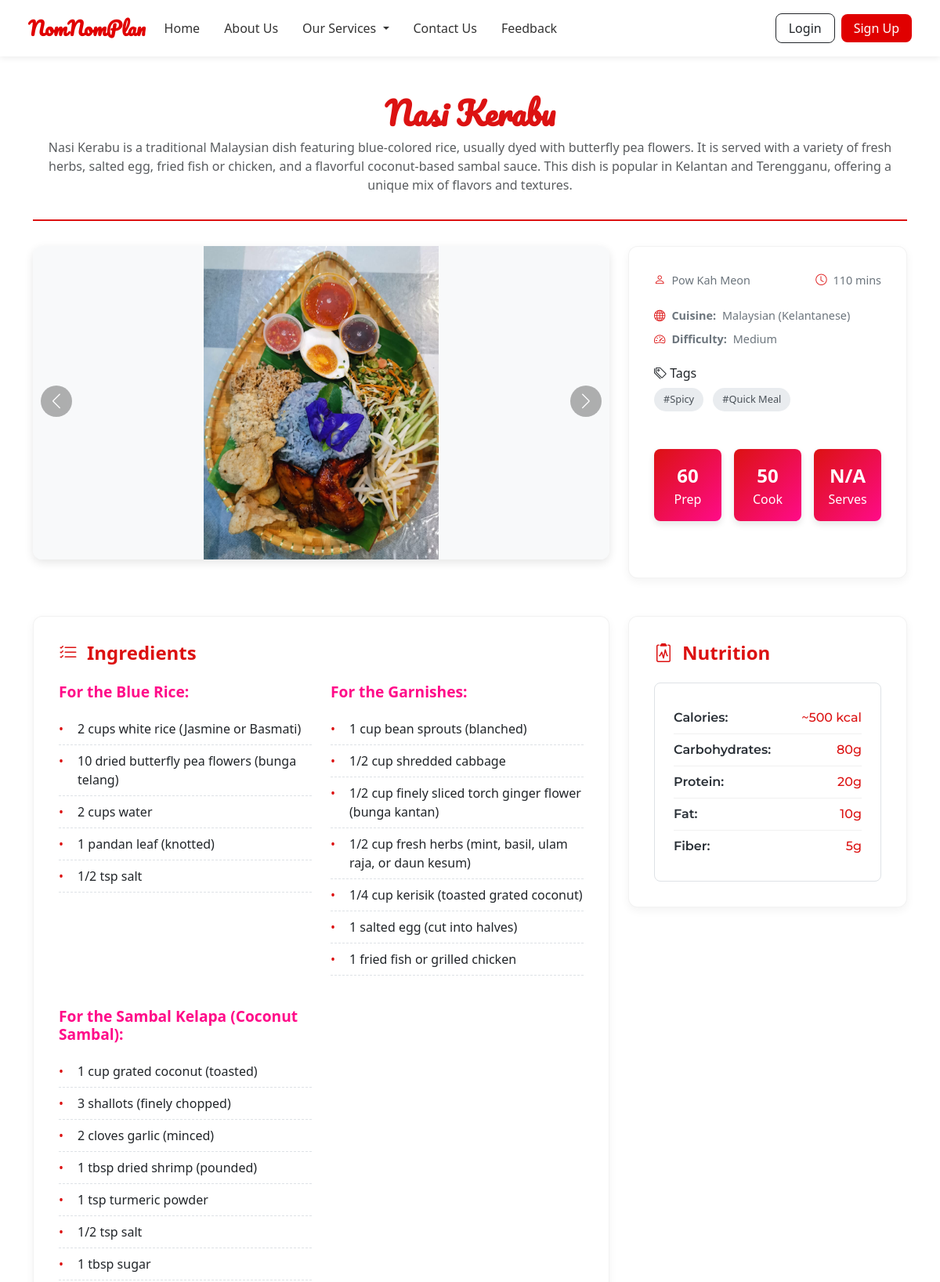
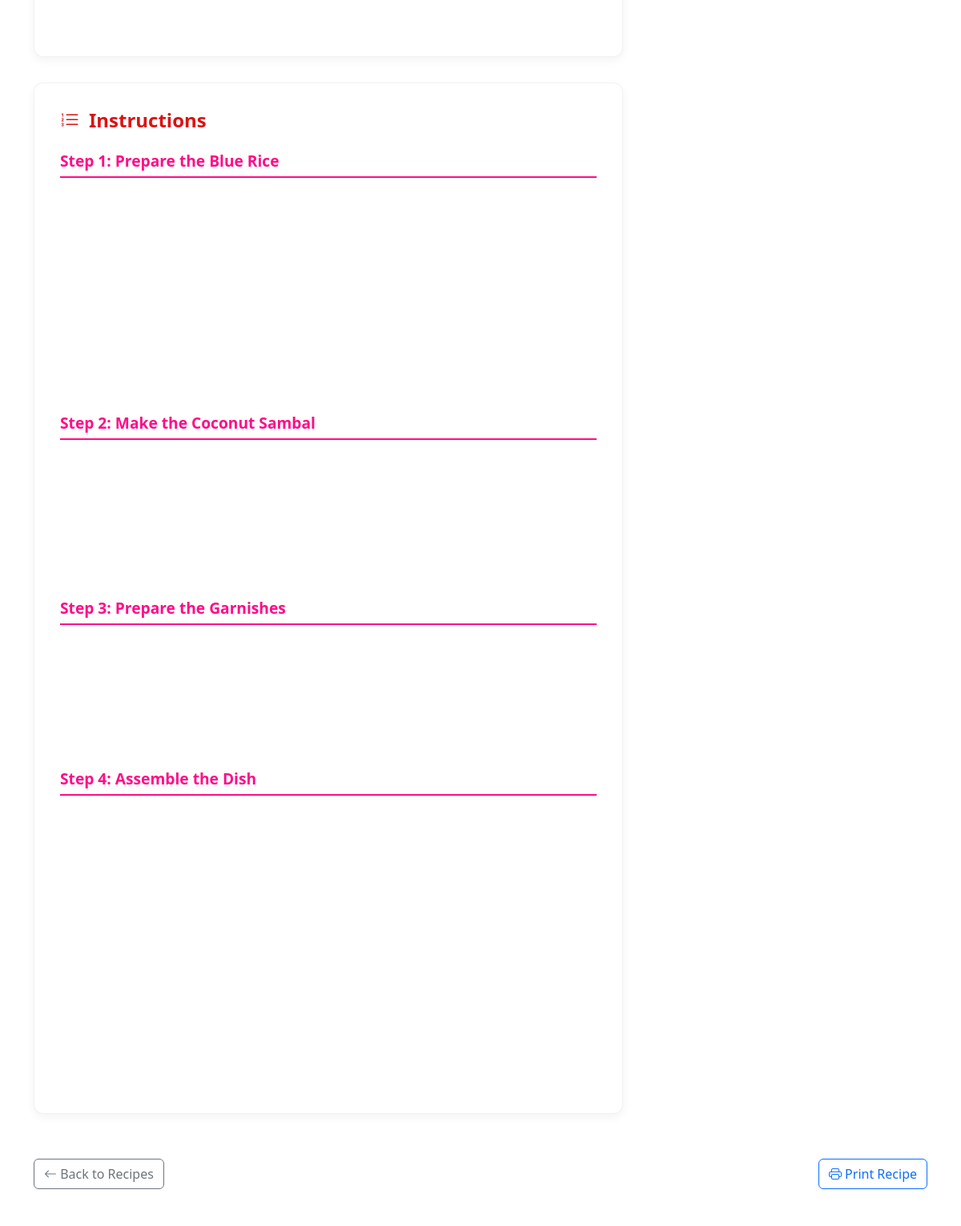
The app's page /recipe-modules/view-recipe.php?id=2 (upper part) with its own data (2 pictures, top to bottom).
### tables this page shows
CREATE TABLE `recipes` (
  `id` int(11) NOT NULL,
  `title` varchar(255) NOT NULL,
  `description` text DEFAULT NULL,
  `ingredients` longtext DEFAULT NULL,
  `steps` longtext DEFAULT NULL,
  `cuisine` varchar(100) DEFAULT NULL,
  `prep_time` int(11) DEFAULT NULL,
  `cook_time` int(11) DEFAULT NULL,
  `total_time` int(11) DEFAULT NULL,
  `difficulty` enum('easy','medium','hard') DEFAULT NULL,
  `nutrition` longtext DEFAULT NULL,
  `status` enum('draft','pending','approved','rejected') DEFAULT 'pending',
  `is_public` tinyint(1) DEFAULT 1,
  `view_count` int(11) DEFAULT 0,
  `created_by` int(11) DEFAULT NULL,
  `created_at` timestamp NOT NULL DEFAULT current_timestamp(),
  `updated_at` timestamp NOT NULL DEFAULT current_timestamp() ON UPDATE current_timestamp(),
  `admin_note` text DEFAULT NULL,
  `image_url` varchar(255) DEFAULT NULL,
  `cooking_time` int(11) DEFAULT NULL,
  `difficulty_level` enum('easy','medium','hard') DEFAULT NULL
);

CREATE TABLE `users` (
  `id` int(11) NOT NULL,
  `name` varchar(100) NOT NULL,
  `email` varchar(100) NOT NULL,
  `password` varchar(255) NOT NULL,
  `role` enum('user','admin') DEFAULT 'user',
  `created_at` timestamp NOT NULL DEFAULT current_timestamp(),
  `avatar_url` varchar(255) DEFAULT NULL,
  `status` enum('active','pending','inactive') DEFAULT 'pending'
);

### recipe-modules/view-recipe.php (the view, shortened to what this page needs)
<?php
require_once '../includes/db.php';
$recipe_id = (int) $_GET['id'];
$query = $conn->prepare("SELECT recipes.*, users.name AS username FROM recipes LEFT JOIN users ON recipes.created_by = users.id WHERE recipes.id = ?");
$query->bind_param("i", $recipe_id);
$query->execute();
$result = $query->get_result();
$recipe = $result->fetch_assoc();
$tagStmt = $conn->prepare("SELECT tags.name FROM tags JOIN recipe_tags ON tags.id = recipe_tags.tag_id WHERE recipe_tags.recipe_id = ?");
$tagStmt->bind_param("i", $recipe_id);
$tagStmt->execute();
$tagResult = $tagStmt->get_result();
$tags = [];
while ($row = $tagResult->fetch_assoc()) {
    $tags[] = $row['name'];
}
$imageStmt = $conn->prepare("SELECT image_url FROM recipe_images WHERE recipe_id = ?");
$imageStmt->bind_param("i", $recipe_id);
$imageStmt->execute();
$imageResult = $imageStmt->get_result();
$images = [];
while ($img = $imageResult->fetch_assoc()) {
    $images[] = $img['image_url'];
}
function displayIngredients($input) {
    $decoded = json_decode($input, true);
    if (json_last_error() === JSON_ERROR_NONE && is_array($decoded)) {
        $sections = [];
        $current = [];
        foreach ($decoded as $line) {
            $trimmed = trim($line);
            if (preg_match('/^[A-Z][^:]*:$/', $trimmed)) {
                if (!empty($current)) {
                    $sections[] = $current;
                }
                $current = [$trimmed];
            } else {
                $current[] = $trimmed;
            }
        }
        if (!empty($current)) {
            $sections[] = $current;
        }
        if (!empty($sections)) {
            echo '<div class="row">';
            foreach ($sections as $col) {
                echo '<div class="col-md-6 mb-3">';
                foreach ($col as $index => $item) {
                    $escaped = htmlspecialchars($item);
                    if ($index === 0 && preg_match('/^[A-Z][^:]*:$/', $item)) {
                        echo '<h5 class="ingredient-section-title mb-3">' . $escaped . '</h5><ul class="ingredient-list mb-4">';
                    } elseif ($index === count($col) - 1) {
                        echo '<li class="ingredient-item">' . $escaped . '</li></ul>';
                    } else {
                        echo '<li class="ingredient-item">' . $escaped . '</li>';
                    }
                }
                echo '</div>';
            }
            echo '</div>';
            return;
        }
    }
}
function displayInstructions($input) {
    $decoded = json_decode($input, true);
    if (json_last_error() === JSON_ERROR_NONE && is_array($decoded)) {
        $stepCount = 1;
        $hasContent = false;
        foreach ($decoded as $line) {
            $trimmed = trim($line);
            $hasContent = true;
            $escaped = htmlspecialchars($trimmed);
            $isSectionHeader = preg_match('/^([A-Z][^:]*:)/', $trimmed);
            if ($isSectionHeader) {
                echo '<h5 class="instruction-header mt-4 mb-3">'.$escaped.'</h5>';
            } else {
                echo '<div class="step-item d-flex mb-3">
                        <div class="step-number me-3">'.$stepCount.'</div>
                        <div class="step-content">'.$escaped.'</div>
                      </div>';
                $stepCount++;
            }
        }
        if ($hasContent) return;
    }
}
function formatNutritionFacts($nutrition) {
    $lines = array_filter(explode("\n", $nutrition), function($line) {
        return !empty(trim($line));
    });
    $formatted = '<div class="nutrition-facts">';
    foreach ($lines as $line) {
        $parts = explode(':', $line, 2);
        if (count($parts) === 2) {
            $label = trim($parts[0]);
            $value = trim($parts[1]);
            $formatted .= '<div class="nutrition-row d-flex justify-content-between">
                            <span class="nutrition-label">'.$label.':</span>
                            <span class="nutrition-value">'.$value.'</span>
                          </div>';
        } else {
            $formatted .= '<div class="nutrition-plain">'.htmlspecialchars($line).'</div>';
        }
    }
    $formatted .= '</div>';
    return $formatted;
}
?>
<!DOCTYPE html>
<html lang="en">
<head>
  <link href="https://cdn.jsdelivr.net/npm/bootstrap@5.3.2/dist/css/bootstrap.min.css" rel="stylesheet">
  <link rel="stylesheet" href="https://cdn.jsdelivr.net/npm/swiper@11/swiper-bundle.min.css">
  <link rel="stylesheet" href="https://cdn.jsdelivr.net/npm/bootstrap-icons@1.10.0/font/bootstrap-icons.css">
</head>
<body>
<?php include '../navbar.php'; ?>
<div class="container py-5">
  <div class="recipe-header print-hidden">
    <h1 class="logo"><?= htmlspecialchars($recipe['title']) ?></h1>
    <p class="text-muted"><?= nl2br(htmlspecialchars($recipe['description'])) ?></p>
  </div>
  <div class="row recipe-top-section mb-5">
    <div class="col-lg-8">
      <?php if (!empty($images)): ?>
        <div class="swiper recipe-slider print-hidden">
          <div class="swiper-wrapper">
            <?php foreach ($images as $index => $img): ?>
              <div class="swiper-slide">
                <img src="/meal-planner-app/<?= ltrim($img, '/') ?>"
                     alt="<?= htmlspecialchars($recipe['title']) ?>"
                     class="recipe-image"
                     data-index="<?= $index ?>"
                     data-src="/meal-planner-app/<?= ltrim($img, '/') ?>">
              </div>
            <?php endforeach; ?>
          </div>
          <div class="swiper-button-next"></div>
          <div class="swiper-button-prev"></div>
        </div>
      <?php else: ?>
        <div class="bg-light rounded print-hidden" style="height: 400px; display: flex; align-items: center; justify-content: center;">
          <div class="text-muted">No images available</div>
        </div>
      <?php endif; ?>
    </div>
    <div class="col-lg-4 recipe-details mt-4 mt-lg-0">
      <div class="section-box h-100">
        <div class="d-flex justify-content-between align-items-center mb-4">
          <div class="recipe-meta-item">
            <i class="bi bi-person"></i> <?= htmlspecialchars($recipe['username']) ?>
          </div>
          <div class="recipe-meta-item">
            <i class="bi bi-clock"></i> <?= $recipe['total_time'] ?> mins
          </div>
        </div>
        <div class="mb-4">
          <div class="recipe-meta-item mb-2">
            <i class="bi bi-globe"></i> <strong>Cuisine:</strong> <?= ucfirst($recipe['cuisine']) ?>
          </div>
          <div class="recipe-meta-item">
            <i class="bi bi-speedometer2"></i> <strong>Difficulty:</strong> <?= ucfirst($recipe['difficulty']) ?>
          </div>
        </div>
        <?php if (!empty($tags)): ?>
        <div class="mb-4">
          <h6 class="mb-2"><i class="bi bi-tags"></i> Tags</h6>
          <div>
            <?php foreach ($tags as $tag): ?>
              <span class="tag-badge">#<?= htmlspecialchars($tag) ?></span>
            <?php endforeach; ?>
          </div>
        </div>
        <?php endif; ?>
        <div class="row g-3 mt-4">
          <div class="col-4">
            <div class="time-box">
              <span><?= $recipe['prep_time'] ?></span>
              Prep
            </div>
          </div>
          <div class="col-4">
            <div class="time-box">
              <span><?= $recipe['cook_time'] ?></span>
              Cook
            </div>
          </div>
          <div class="col-4">
            <div class="time-box">
              <span><?= $recipe['servings'] ?? 'N/A' ?></span>
              Serves
            </div>
          </div>
        </div>
      </div>
    </div>
  </div>
  <div class="row">
    <div class="col-lg-8">
      <div class="section-box">
        <h2 class="section-title"><i class="bi bi-list-check"></i> Ingredients</h2>
        <?php displayIngredients($recipe['ingredients']); ?>
      </div>
      <div class="section-box">
        <h2 class="section-title"><i class="bi bi-list-ol"></i> Instructions</h2>
        <?php displayInstructions($recipe['steps']); ?>
      </div>
    </div>
    <div class="col-lg-4">
      <?php if (!empty($recipe['nutrition'])): ?>
      <div class="section-box">
        <h2 class="section-title"><i class="bi bi-clipboard2-pulse"></i> Nutrition</h2>
        <?= formatNutritionFacts($recipe['nutrition']) ?>
      </div>
      <?php endif; ?>
    </div>
  </div>
  <div class="d-flex justify-content-between print-hidden mt-4">
    <a href="recipe-management.php" class="btn btn-outline-secondary btn-hover-effect">
      <i class="bi bi-arrow-left"></i> Back to Recipes
    </a>
    <div>
      <button onclick="window.print()" class="btn btn-outline-primary btn-hover-effect">
        <i class="bi bi-printer"></i> Print Recipe
      </button>
    </div>
  </div>
</div>
  <?php include '../includes/footer.php'; ?>
</body>
</html>

### recipe-modules/view-recipe.php (style rules this page uses)
:root { --primary-color:rgb(220, 18, 18); --secondary-color:rgb(255, 11, 137); --dark-color: #292f36; --light-color: #f7fff7; --accent-color: #ffd166; }
body { font-family: 'Montserrat', sans-serif; color: var(--dark-color); background-color: #f8f9fa; line-height: 1.6; }
.logo { font-family: 'Pacifico', cursive; color: var(--primary-color); }
.recipe-header { margin-bottom: 2rem; text-align: center; padding-bottom: 1rem; border-bottom: 2px solid var(--primary-color); }
.recipe-header h1 { font-size: 2.5rem; font-weight: 700; margin-bottom: 0.5rem; }
.section-box { background: white; border-radius: 12px; padding: 2rem; margin-bottom: 2rem; box-shadow: 0 4px 12px rgba(0, 0, 0, 0.05); border: 1px solid rgba(0, 0, 0, 0.05); }
.section-title { font-size: 1.5rem; font-weight: 600; margin-bottom: 1.5rem; color: var(--primary-color); display: flex; align-items: center; gap: 0.75rem; }
.recipe-slider { border-radius: 12px; overflow: hidden; box-shadow: 0 4px 12px rgba(0, 0, 0, 0.1); margin-bottom: 1.5rem; }
.recipe-slider img { width: 100%; height: 400px; object-fit: contain; background-color: #f8f9fa; cursor: zoom-in; }
.swiper-button-next, .swiper-button-prev { color: white; background: rgba(0, 0, 0, 0.3); width: 40px; height: 40px; border-radius: 50%; backdrop-filter: blur(4px); }
.swiper-button-next::after, .swiper-button-prev::after { font-size: 1.2rem; }
.recipe-meta-item { display: flex; align-items: center; gap: 0.5rem; font-size: 0.9rem; color: #6c757d; }
.recipe-meta-item i { color: var(--primary-color); }
.tag-badge { display: inline-block; background-color: #e9ecef; padding: 0.35rem 0.75rem; border-radius: 50px; font-size: 0.8rem; margin-right: 0.5rem; margin-bottom: 0.5rem; color: #495057; }
.time-box { text-align: center; padding: 1rem; border-radius: 8px; background: linear-gradient(135deg, var(--primary-color), var(--secondary-color)); color: white; box-shadow: 0 4px 8px rgba(0, 0, 0, 0.1); }
.time-box span { display: block; font-size: 1.5rem; font-weight: 700; }
.ingredient-section-title { color: var(--secondary-color); font-weight: 600; font-size: 1.2rem; }
.ingredient-list { list-style-type: none; padding-left: 0; }
.ingredient-item { padding: 0.5rem 0; border-bottom: 1px dashed #dee2e6; position: relative; padding-left: 1.5rem; }
.ingredient-item:before { content: "•"; color: var(--primary-color); position: absolute; left: 0; }
.instruction-header { font-weight: 600; color: var(--secondary-color); margin-top: 2rem; margin-bottom: 1rem; font-size: 1.2rem; padding-bottom: 0.5rem; border-bottom: 2px solid var(--secondary-color); }
.nutrition-facts { background: white; border: 1px solid #dee2e6; padding: 1.5rem; border-radius: 8px; font-family: 'Montserrat', sans-serif; }
.nutrition-row { padding: 0.5rem 0; border-bottom: 1px solid #f0f0f0; }
.nutrition-row:last-child { border-bottom: none; }
.nutrition-label { font-weight: 600; color: var(--dark-color); }
.nutrition-value { color: var(--primary-color); font-weight: 500; }
.btn-hover-effect { transition: all 0.3s ease; border-width: 2px; }
.btn-outline-primary { border-color: var(--primary-color); color: var(--primary-color); }
.btn-outline-secondary { border-color: var(--dark-color); color: var(--dark-color); }

### navbar.php (style rules this page uses)
:root { --primary: #e00000; --secondary: rgb(238, 140, 140); }

### records on screen
recipes: title "Nasi Kerabu", description "Nasi Kerabu is a traditional Malaysian dish featuring blue-colored rice, usually dyed with butterfly pea flowers. It is served with a variety of fresh herbs, salted egg, fried fish or chicken, and a flavorful coconut-based sambal sauce. This dish is popular in Kelantan and Terengganu, offering a unique mix of flavors and textures.", created_by.name "Pow Kah Meon", total_time "110", cuisine "Malaysian (Kelantanese)", difficulty "Medium", prep_time "60", cook_time "50", steps "Step 1: Prepare the Blue Rice", steps "Step 2: Make the Coconut Sambal", steps "Step 3: Prepare the Garnishes", steps "Step 4: Assemble the Dish", nutrition "Calories", nutrition "~500 kcal", nutrition "Carbohydrates", nutrition "80g", nutrition "Protein", nutrition "20g", nutrition "Fat", nutrition "10g", nutrition "Fiber", nutrition "5g"

### other values on screen
$tag "Spicy"
$tag "Quick Meal"
$recipe['servings'] "N/A"
$escaped "For the Blue Rice:"
$escaped "2 cups white rice (Jasmine or Basmati)"
$escaped "10 dried butterfly pea flowers (bunga telang)"
$escaped "2 cups water"
$escaped "1 pandan leaf (knotted)"
$escaped "1/2 tsp salt"
$escaped "For the Garnishes:"
$escaped "1 cup bean sprouts (blanched)"
$escaped "1/2 cup shredded cabbage"
$escaped "1/2 cup finely sliced torch ginger flower (bunga kantan)"
$escaped "1/2 cup fresh herbs (mint, basil, ulam raja, or daun kesum)"
$escaped "1/4 cup kerisik (toasted grated coconut)"
